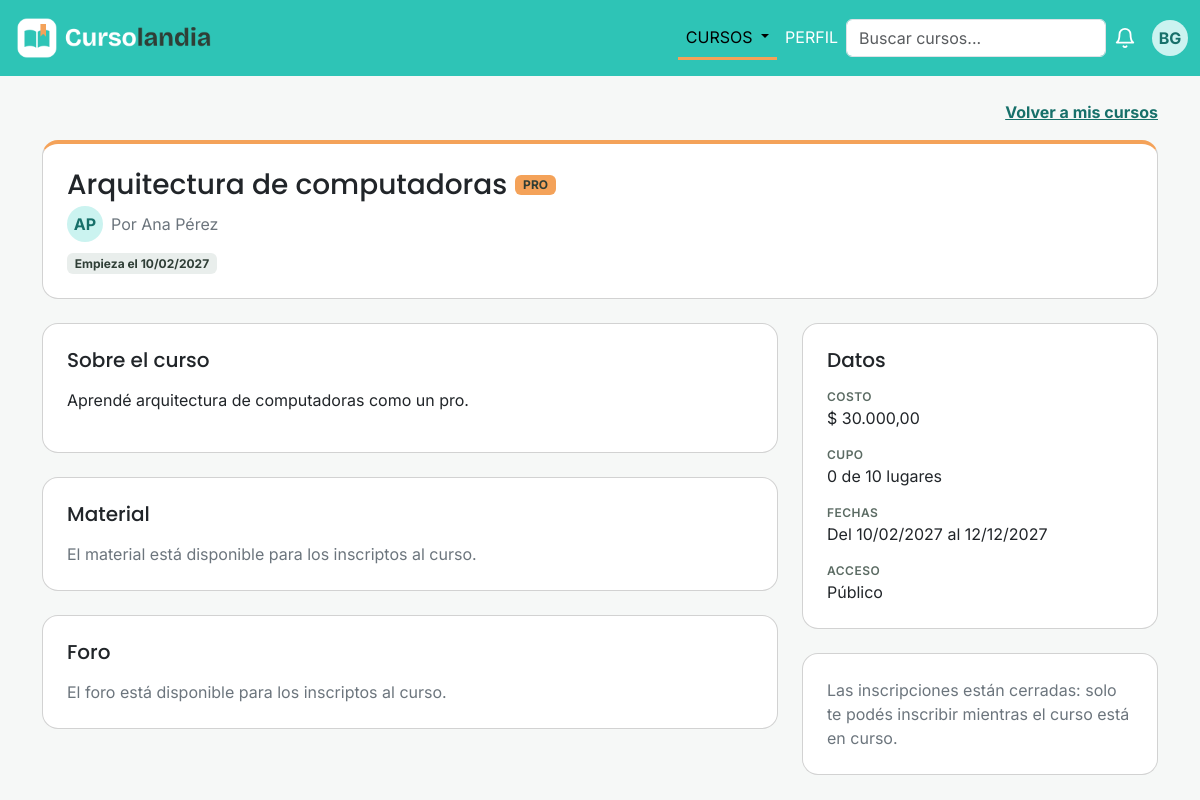
The page /vistas/curso.php?id=3 (signed in) on the database as committed earlier.
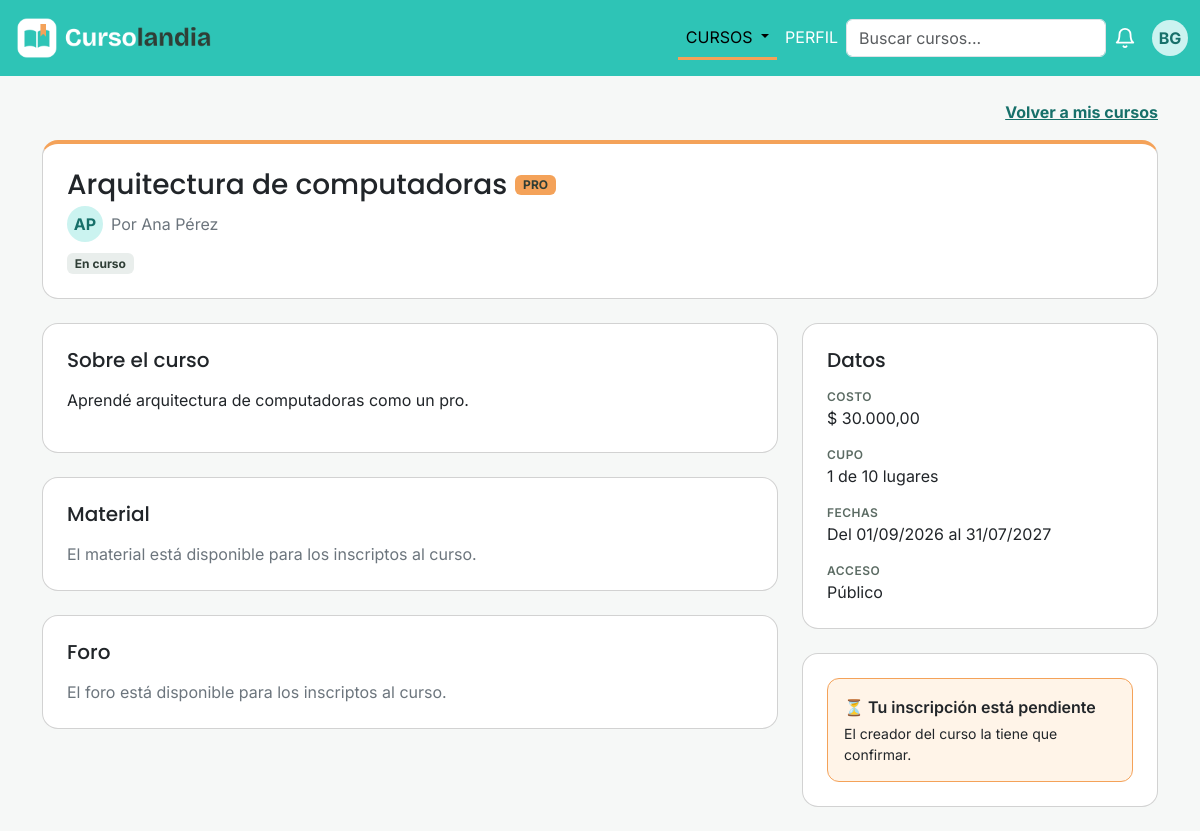
The same page on the database as committed later.
### tables this page shows
CREATE TABLE curso (
    id_curso      INT UNSIGNED NOT NULL AUTO_INCREMENT,
    titulo        VARCHAR(100) NOT NULL,
    descripcion   TEXT NOT NULL,
    costo         DECIMAL(10,2) NULL,
    cupo          INT UNSIGNED NULL,
    fecha_inicio  DATE NOT NULL,
    fecha_fin     DATE NOT NULL,
    tipo_acceso   ENUM('publico','privado') NOT NULL DEFAULT 'publico',
    id_creador    INT UNSIGNED NOT NULL,
    PRIMARY KEY (id_curso),
    CONSTRAINT chk_curso_costo  CHECK (costo > 0),
    CONSTRAINT chk_curso_cupo   CHECK (cupo > 0),
    CONSTRAINT chk_curso_fechas CHECK (fecha_fin >= fecha_inicio),
    CONSTRAINT fk_curso_creador FOREIGN KEY (id_creador)
        REFERENCES usuario (id_usuario)
        ON UPDATE CASCADE
        ON DELETE RESTRICT
);

CREATE TABLE usuario (
    id_usuario        INT UNSIGNED NOT NULL COMMENT 'DNI del usuario',
    nombre            VARCHAR(50)  NOT NULL,
    apellido          VARCHAR(50)  NOT NULL,
    email             VARCHAR(100) NOT NULL UNIQUE,
    contrasenia       VARCHAR(255) NOT NULL,
    fecha_nacimiento  DATE NOT NULL,
    telefono          VARCHAR(20)  NULL,
    antecedentes      TEXT NULL,
    imagen_principal  VARCHAR(255) NOT NULL DEFAULT 'img/avatar-default.png',
    tipo_plan         ENUM('gratuito','pro') NOT NULL DEFAULT 'gratuito',
    fecha_venc_pro    DATE NULL,
    PRIMARY KEY (id_usuario),
    CONSTRAINT chk_usuario_dni CHECK (id_usuario BETWEEN 1000000 AND 99999999),
    CONSTRAINT chk_usuario_pro CHECK (tipo_plan = 'gratuito' OR fecha_venc_pro IS NOT NULL)
);

### controles/ControlCurso.php (called while the page is built, shortened)
<?php
require_once __DIR__ . '/../clases/Curso.php';
require_once __DIR__ . '/../clases/Usuario.php';
require_once __DIR__ . '/../traits/AccesoBD.php';
class ControlCurso
{
    private function armarCursos($resultado)
    {
        $cursos = [];
        while ($fila = mysqli_fetch_assoc($resultado)) {
            $creador = new Usuario(
                $fila['id_usuario'],
                $fila['nombre'],
                $fila['apellido'],
                $fila['email'],
                '',
                $fila['fecha_nacimiento'],
                $fila['telefono'],
                $fila['antecedentes'],
                $fila['imagen_principal'],
                $fila['tipo_plan'],
                $fila['fecha_venc_pro']
            );
            $cursos[] = new Curso(
                $fila['id_curso'],
                $fila['titulo'],
                $fila['descripcion'],
                $fila['costo'],
                $fila['cupo'],
                $fila['fecha_inicio'],
                $fila['fecha_fin'],
                $fila['tipo_acceso'],
                $creador
            );
        }
        return $cursos;
    }
    public function buscarPorId(int $idCurso): ?Curso
    {
        $sql = self::SELECT_CURSO . " WHERE c.id_curso = ?";
        $resultado = $this->consultar($sql, 'i', [$idCurso]);
        $cursos = $this->armarCursos($resultado);
        return $cursos[0];
    }
}

### traits/AccesoBD.php (called while the page is built)
<?php
trait AccesoBD{
    private $conexion;
    public function __construct($conexion){
        $this->conexion = $conexion;
    }
    private function consultar(string $sql, string $tipos='', array $param=[]){
        $sentencia = mysqli_prepare($this->conexion,$sql);
        if($tipos!==''){
            mysqli_stmt_bind_param($sentencia,$tipos,...$param);
        }
        mysqli_stmt_execute($sentencia);
        return mysqli_stmt_get_result($sentencia);
    }
}

### clases/Curso.php (called while the page is built, shortened)
<?php
require_once __DIR__ . '/Usuario.php';
    class Curso{
        private int $id;
        private string $titulo;
        private $descripcion;
        private $costo;
        private $cupo;
        private $fecha_inicio;
        private $fecha_fin;
        private $tipo_acceso;
        private $creador;
        public function __construct($id,$titulo,$descripcion,$costo,$cupo,$fecha_inicio,$fecha_fin,$tipo_acceso,Usuario $creador){
            $this->id = $id;
            $this->titulo = $titulo;
            $this->descripcion = $descripcion;
            $this->costo = $costo;
            $this->cupo = $cupo;
            $this->fecha_inicio = $fecha_inicio;
            $this->fecha_fin = $fecha_fin;
            $this->tipo_acceso = $tipo_acceso;
            $this->creador = $creador;
        }
        public function getId(){
            return $this->id;
        }
        public function getTitulo(){
            return $this->titulo;
        }
        public function getDescripcion(){
            return $this->descripcion;
        }
        public function getCosto(){
            return $this->costo;
        }
        public function getCupo(){
            return $this->cupo;
        }
        public function getFechaInicio(){
            return $this->fecha_inicio;
        }
        public function getFechaFin(){
            return $this->fecha_fin;
        }
        public function getIdCreador(){
            return $this->creador->getId_usuario();
        }
        public function getCreador(){
            return $this->creador;
        }
        public function esPublico(){
            return $this->tipo_acceso === 'publico';
        }
        public function estaActivo(){
            $hoy = date('Y-m-d');
            return $this->fecha_inicio <= $hoy && $hoy <= $this->fecha_fin;
        }
        public function esDestacado(){
            return $this->creador->esPro();
        }
    }

### clases/Usuario.php (called while the page is built, shortened)
<?php
class Usuario{
        private int $id_usuario;
        private string $nombre;
        private string $apellido;
        private string $imagen_principal;
        private string $tipo_plan;
        private ?string $fecha_venc_pro;
        public function __construct(int $id_usuario, string $nombre, string $apellido, string $email, string $contrasenia,
                            string $fecha_nacimiento, ?string $telefono, ?string $antecedentes,
                            string $imagen_principal, string $tipo_plan, ?string $fecha_venc_pro){
            $this->id_usuario = $id_usuario;
            $this->nombre = $nombre;
            $this->apellido = $apellido;
            $this->imagen_principal = $imagen_principal;
            $this->tipo_plan = $tipo_plan;
            $this->fecha_venc_pro = $fecha_venc_pro;
        }
        public function getId_usuario(){
            return $this->id_usuario;
        }
        public function getNombre(){
            return $this->nombre;
        }
        public function getApellido(){
            return $this->apellido;
        }
        public function esPro(){
            if($this->tipo_plan === 'pro' && date('Y-m-d')<=$this->fecha_venc_pro){
                return true;
            }
            return false;
        }
        public function getIniciales(): string{
            $primera = mb_strtoupper(mb_substr($this->nombre,0,1));
            $ultima = mb_strtoupper(mb_substr($this->apellido,0,1));
            return $primera.$ultima;
        }
        public function tieneFoto(): bool{
            return $this->imagen_principal !== self::IMAGEN_DEFAULT;
        }
    }

### controles/ControlInscripcion.php (called while the page is built, shortened)
<?php
require_once __DIR__ . '/../traits/AccesoBD.php';
class ControlInscripcion
{
    public function obtenerEstado(int $idUsuario, int $idCurso): ?string
    {
        $sql = "SELECT estado FROM inscripcion WHERE id_usuario = ? AND id_curso = ?";
        $fila = mysqli_fetch_assoc($this->consultar($sql, 'ii', [$idUsuario, $idCurso]));
        if ($fila === null) {
            return null;
        }
        return $fila['estado'];
    }
    public function contarInscriptos(int $idCurso): int
    {
        $sql = "SELECT COUNT(*) AS cantidad FROM inscripcion WHERE id_curso = ?";
        $fila = mysqli_fetch_assoc($this->consultar($sql, 'i', [$idCurso]));
        return (int) $fila['cantidad'];
    }
}

### vistas/curso.php (the view, shortened to what the changed rows need)
<?php
require_once __DIR__ . '/../controles/ControlCurso.php';
require_once __DIR__ . '/../controles/ControlEtiqueta.php';
require_once __DIR__ . '/../controles/ControlInscripcion.php';
require_once __DIR__ . '/../includes/avatar.php';
$idCurso = (int) ($_GET['id'] ?? 0);
$controlCurso = new ControlCurso($conexion);
$curso = $controlCurso->buscarPorId($idCurso);
$esCreador = $curso->getIdCreador() == $_SESSION['id_usuario'];
$controlUsuario = new ControlUsuario($conexion);
$controlInscripcion = new ControlInscripcion($conexion);
$usuario = $controlUsuario->buscarPorId($_SESSION['id_usuario']);
$estadoInscripcion = $controlInscripcion->obtenerEstado($_SESSION['id_usuario'], $curso->getId());
$inscriptos = $controlInscripcion->contarInscriptos($curso->getId());
$inscripcionesActivas = $controlUsuario->contarInscripcionesActivas($_SESSION['id_usuario']);
$creador = $curso->getCreador();
$hoy = date('Y-m-d');
if ($curso->esGratuito()) {
    $precio = 'Gratis';
} else {
    $precio = '$ ' . number_format($curso->getCosto(), 2, ',', '.');
}
if ($curso->getCupo() === null) {
    $cupo = 'Sin límite';
} else {
        $cupo = $inscriptos . ' de ' . $curso->getCupo() . ' lugares';
}
if ($curso->estaActivo()) {
    $estado = 'En curso';
} elseif ($curso->getFechaInicio() > $hoy) {
    $estado = 'Empieza el ' . date('d/m/Y', strtotime($curso->getFechaInicio()));
} else {
    $estado = 'Terminado';
}
?>
<!DOCTYPE html>
<html lang="es">
<head>
    <link href="https://cdn.jsdelivr.net/npm/bootstrap@5.3.8/dist/css/bootstrap.min.css" rel="stylesheet">
    <link href="../css/styles.css" rel="stylesheet">
</head>
<body class="fondo-suave">
    <main class="container perfil my-4">
        <section class="card mb-4 <?php if ($curso->esDestacado()) { echo 'card-pro'; } else { echo 'curso'; } ?>">
            <div class="card-body p-4">
                <div class="d-flex flex-wrap align-items-center gap-2 mb-1">
                    <h1 class="h3 mb-0"><?= htmlspecialchars($curso->getTitulo()) ?></h1>
                    <?php if ($curso->esDestacado()): ?>
                        <span class="badge">PRO</span>
                    <?php endif; ?>
                </div>
               <div class="d-flex align-items-center gap-2 mb-2">
                    <?php mostrarAvatar($creador); ?>
                    <span class="text-secondary">Por <?= htmlspecialchars($creador->getNombre() . ' ' . $creador->getApellido()) ?></span>
                </div>
                <span class="badge badge-gratuito"><?= $estado ?></span>
            </div>
        </section>
        <div class="row g-4">
            <div class="col-lg-8 d-flex flex-column gap-4">
                <section class="card">
                    <div class="card-body p-4">
                        <h2 class="h5 mb-3">Sobre el curso</h2>
                        <p><?= nl2br(htmlspecialchars($curso->getDescripcion())) ?></p>
                    </div>
                </section>
                <section class="card">
                    <div class="card-body p-4">
                        <h2 class="h5 mb-3">Material</h2>
                    </div>
                </section>
                <section class="card">
                    <div class="card-body p-4">
                        <h2 class="h5 mb-3">Foro</h2>
                    </div>
                </section>
            </div>
            <div class="col-lg-4 d-flex flex-column gap-4">
                <section class="card">
                    <div class="card-body p-4">
                        <h2 class="h5 mb-3">Datos</h2>
                        <dl class="mb-0">
                            <dt class="dato-titulo">Costo</dt>
                            <dd class="mb-3"><?= $precio ?></dd>
                            <dt class="dato-titulo">Cupo</dt>
                            <dd class="mb-3"><?= $cupo ?></dd>
                            <dt class="dato-titulo">Fechas</dt>
                            <dd class="mb-3">Del <?= date('d/m/Y', strtotime($curso->getFechaInicio())) ?> al <?= date('d/m/Y', strtotime($curso->getFechaFin())) ?></dd>
                            <dt class="dato-titulo">Acceso</dt>
                            <dd class="mb-0"><?php if ($curso->esPublico()) { echo 'Público'; } else { echo 'Privado'; } ?></dd>
                        </dl>
                    </div>
                </section>
                <section class="card">
                    <div class="card-body p-4">
                        <?php if ($esCreador): ?>
                            <p class="fw-semibold mb-3">Sos el creador de este curso</p>
                            <a href="subir_material.php?id=<?= $curso->getId() ?>" class="btn btn-iniciar w-100 d-flex align-items-center justify-content-center mb-2">Subir material</a>
                            <a href="inscripciones.php?id=<?= $curso->getId() ?>" class="btn btn-registrarse w-100">Ver inscripciones</a>
                        <?php elseif ($estadoInscripcion === 'confirmada'): ?>
                            <p class="fw-semibold mb-0">✓ Ya te inscribiste en este curso</p>
                        <?php elseif ($estadoInscripcion === 'pendiente'): ?>
                            <div class="solicitud-estado">
                                <p class="fw-semibold mb-1">⏳ Tu inscripción está pendiente</p>
                                <p class="small mb-0">El creador del curso la tiene que confirmar.</p>
                            </div>
                        <?php elseif (!$curso->estaActivo()): ?>
                            <p class="text-secondary mb-0">Las inscripciones están cerradas: solo te podés inscribir mientras el curso está en curso.</p>
                        <?php elseif (!$curso->hayCupoDisponible($inscriptos)): ?>
                            <p class="text-secondary mb-0">No quedan lugares en este curso.</p>
                        <?php endif; ?>
                    </div>
                </section>
            </div>
        </div>
    </main>
</body>
</html>

### includes/avatar.php
<?php
function mostrarAvatar(Usuario $persona, string $clase = 'avatar'): void
{
    if ($persona->tieneFoto()): ?>
        <img src="../<?= htmlspecialchars($persona->getImagen_principal()) ?>" alt="Foto de <?= htmlspecialchars($persona->getNombre()) ?>" class="<?= $clase ?>">
    <?php else: ?>
        <div class="<?= $clase ?>"><?= htmlspecialchars($persona->getIniciales()) ?></div>
    <?php endif;
}

Rows that differ between the two databases and show on the page:
changed curso "Arquitectura de computadoras": estado "Empieza el 10/02/2027" → "En curso"; fecha_inicio "10/02/2027" → "01/09/2026"; fecha_fin "12/12/2027" → "31/07/2027"
Other text that changed with them:
$cupo: "0 de 10 lugares" → "1 de 10 lugares"
text no longer shown: "Las inscripciones están cerradas: solo te podés inscribir mientras el curso está en curso."
text now shown: "⏳ Tu inscripción está pendiente El creador del curso la tiene que confirmar."
